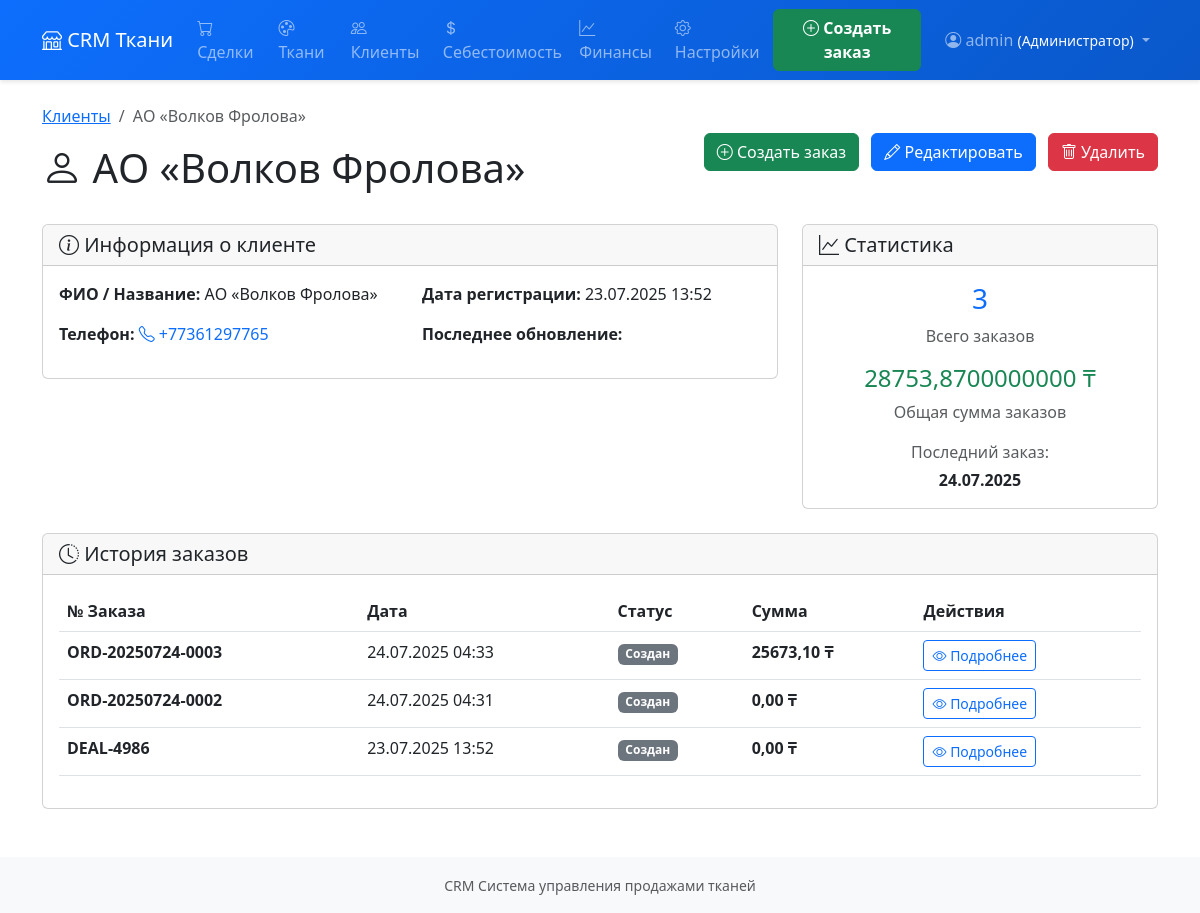
Page /clients/119/ (signed in) on the committed database.
### core/models.py (models this page shows, shortened)
class UserProfile(models.Model):
    ROLE_CHOICES = [
        ('admin', 'Администратор'),
        ('accountant', 'Бухгалтер'),
        ('warehouse', 'Складовщик')
    ]
    user = models.OneToOneField(User, on_delete=models.CASCADE, verbose_name="Пользователь")
    role = models.CharField(
        max_length=20,
        choices=ROLE_CHOICES,
        verbose_name="Роль"
    )
    class Meta:
        verbose_name = "Профиль пользователя"
        verbose_name_plural = "Профили пользователей"
    @property
    def can_manage_users(self):
        return self.role == 'admin'
    @property
    def can_view_financial_analytics(self):
        return self.role == 'admin'
    @property
    def is_warehouse_only(self):
        return self.role == 'warehouse'

### clients/models.py (models this page shows, shortened)
class Client(models.Model):
    nickname = models.CharField(
        max_length=200,
        verbose_name="Никнейм / Название компании",
        help_text="Краткое название или никнейм клиента"
    )
    full_name = models.CharField(
        max_length=255,
        blank=True,
        null=True,
        verbose_name="Полное имя / ФИО контактного лица",
        help_text="Полное имя клиента или ФИО контактного лица"
    )
    phone = models.CharField(
        max_length=20,
        verbose_name="Номер телефона",
        help_text="Контактный номер телефона"
    )
    email = models.EmailField(
        max_length=255,
        blank=True,
        null=True,
        verbose_name="Email",
        help_text="Электронная почта клиента"
    )
    address = models.CharField(
        max_length=255,
        blank=True,
        null=True,
        verbose_name="Адрес",
        help_text="Физический адрес клиента"
    )
    notes = models.TextField(
        blank=True,
        verbose_name="Примечания",
        help_text="Дополнительная информация о клиенте"
    )
    created_at = models.DateTimeField(auto_now_add=True, verbose_name="Дата создания")
    class Meta:
        verbose_name = "Клиент"
        verbose_name_plural = "Клиенты"
        ordering = ['nickname']
    @property
    def total_orders_amount(self):
        from deals.models import Deal
        total = self.deal_set.aggregate(
            total=models.Sum('total_with_vat')
        )['total']
        return total or 0

### deals/models.py (models this page shows, shortened)
class Deal(models.Model):
    STATUS_CHOICES = [
        ('created', 'Создан'),
        ("pending_payment", "Ожидание оплаты"),
        ('paid', 'Оплачен')
    ]
    deal_number = models.CharField(
        max_length=50,
        unique=True,
        verbose_name="Номер заказа",
        help_text="Автоматически генерируемый номер заказа"
    )
    client = models.ForeignKey(
        Client,
        on_delete=models.CASCADE,
        verbose_name="Клиент"
    )
    status = models.CharField(
        max_length=20,
        choices=STATUS_CHOICES,
        default='created',
        verbose_name="Статус"
    )
    total_amount = models.DecimalField(
        max_digits=12,
        decimal_places=2,
        verbose_name="Сумма без НДС (₸)",
        null=True, blank=True
    )
    total_with_vat = models.DecimalField(
        max_digits=12,
        decimal_places=2,
        verbose_name="Сумма с НДС (₸)",
        null=True, blank=True
    )
    created_at = models.DateTimeField(auto_now_add=True, verbose_name="Дата создания")
    class Meta:
        verbose_name = "Сделка"
        verbose_name_plural = "Сделки"
        ordering = ['-created_at']

### clients/views.py (the view)
# urls.py: path('<int:client_id>/', views.client_detail, name='client_detail'),
@login_required
def client_detail(request, client_id):
    client = get_object_or_404(Client, id=client_id)
    deals = client.deal_set.all().order_by('-created_at')
    context = {
        'client': client,
        'deals': deals,
    }
    return render(request, 'clients/client_detail.html', context)

### templates/clients/client_detail.html (shortened to what this page needs)
{% extends 'base.html' %}
{% block content %}
<div class="d-flex justify-content-between align-items-center mb-4">
    <div>
        <nav aria-label="breadcrumb">
            <ol class="breadcrumb">
                <li class="breadcrumb-item"><a href="{% url 'clients:client_list' %}">Клиенты</a></li>
                <li class="breadcrumb-item active">{{ client.nickname }}</li>
            </ol>
        </nav>
        <h1><i class="bi bi-person"></i> {{ client.nickname }}</h1>
    </div>
    <div>
        <a href="{% url 'deals:deal_create' %}?client={{ client.id }}" class="btn btn-success me-2">
            <i class="bi bi-plus-circle"></i> Создать заказ
        </a>
        <a href="{% url 'clients:client_edit' client.id %}" class="btn btn-primary me-2">
            <i class="bi bi-pencil"></i> Редактировать
        </a>
        {% if user.userprofile.role == 'admin' %}
            <button type="button" class="btn btn-danger"
                    onclick="deleteClient({{ client.id }}, '{{ client.nickname }}')"
                    title="Удалить клиента">
                <i class="bi bi-trash"></i> Удалить
            </button>
        {% endif %}
    </div>
</div>
<div class="row mb-4">
    <div class="col-md-8">
        <div class="card">
            <div class="card-header">
                <h5 class="mb-0"><i class="bi bi-info-circle"></i> Информация о клиенте</h5>
            </div>
            <div class="card-body">
                <div class="row">
                    <div class="col-md-6">
                        <p><strong>ФИО / Название:</strong> {{ client.nickname }}</p>
                        <p><strong>Телефон:</strong>
                            {% if client.phone %}
                                <a href="tel:{{ client.phone }}" class="text-decoration-none">
                                    <i class="bi bi-telephone"></i> {{ client.phone }}
                                </a>
                            {% else %}
                                <span class="text-muted">Не указан</span>
                            {% endif %}
                        </p>
                    </div>
                    <div class="col-md-6">
                        <p><strong>Дата регистрации:</strong> {{ client.created_at|date:"d.m.Y H:i" }}</p>
                        <p><strong>Последнее обновление:</strong> {{ client.updated_at|date:"d.m.Y H:i" }}</p>
                    </div>
                </div>
            </div>
        </div>
    </div>
    <div class="col-md-4">
        <div class="card">
            <div class="card-header">
                <h5 class="mb-0"><i class="bi bi-graph-up"></i> Статистика</h5>
            </div>
            <div class="card-body">
                <div class="text-center mb-3">
                    <h3 class="text-primary">{{ deals.count }}</h3>
                    <p class="text-muted mb-0">Всего заказов</p>
                </div>
                {% if deals %}
                    <div class="text-center mb-3">
                        <h4 class="text-success">{{ client.total_orders_amount }} ₸</h4>
                        <p class="text-muted mb-0">Общая сумма заказов</p>
                    </div>
                    <div class="text-center">
                        <p class="text-muted mb-1">Последний заказ:</p>
                        <strong>{{ deals.first.created_at|date:"d.m.Y" }}</strong>
                    </div>
                {% endif %}
            </div>
        </div>
    </div>
</div>
<div class="card">
    <div class="card-header">
        <h5 class="mb-0"><i class="bi bi-clock-history"></i> История заказов</h5>
    </div>
    <div class="card-body">
        {% if deals %}
            <div class="table-responsive">
                <table class="table table-hover">
                    <thead>
                        <tr>
                            <th>№ Заказа</th>
                            <th>Дата</th>
                            <th>Статус</th>
                            <th>Сумма</th>
                            <th>Действия</th>
                        </tr>
                    </thead>
                    <tbody>
                        {% for deal in deals %}
                            <tr>
                                <td><strong>{{ deal.deal_number }}</strong></td>
                                <td>{{ deal.created_at|date:"d.m.Y H:i" }}</td>
                                <td>
                                    {% if deal.status == 'created' %}
                                        <span class="badge bg-secondary">Создан</span>
                                    {% elif deal.status == 'pending_payment' %}
                                        <span class="badge bg-warning">Ожидание оплаты</span>
                                    {% elif deal.status == 'paid' %}
                                        <span class="badge bg-success">Оплачен</span>
                                    {% endif %}
                                </td>
                                <td><strong>{{ deal.total_amount }} ₸</strong></td>
                                <td>
                                    <a href="{% url 'deals:deal_detail' deal.id %}" class="btn btn-sm btn-outline-primary">
                                        <i class="bi bi-eye"></i> Подробнее
                                    </a>
                                </td>
                            </tr>
                        {% endfor %}
                    </tbody>
                </table>
            </div>
        {% endif %}
    </div>
</div>
{% endblock %}

### templates/base.html (shortened to what this page needs)
<!DOCTYPE html>
<html lang="ru">
<head>
    <link href="https://cdn.jsdelivr.net/npm/bootstrap@5.3.0/dist/css/bootstrap.min.css" rel="stylesheet">
    <link href="https://cdn.jsdelivr.net/npm/bootstrap-icons@1.10.0/font/bootstrap-icons.css" rel="stylesheet">
</head>
<body>
    <nav class="navbar navbar-expand-lg navbar-dark" style="background: linear-gradient(135deg, #0d6efd 0%, #0a58ca 100%); box-shadow: 0 2px 4px rgba(0,0,0,0.1);">
        <div class="container">
            <a class="navbar-brand" href="{% url 'core:home' %}">
                <i class="bi bi-shop"></i> CRM Ткани
            </a>
            {% if user.is_authenticated %}
                <div class="collapse navbar-collapse" id="navbarNav">
                    {% if not user.userprofile.is_warehouse_only %}
                        <ul class="navbar-nav me-auto">
                            <li class="nav-item">
                                <a class="nav-link" href="{% url 'deals:deal_list' %}">
                                    <i class="bi bi-cart"></i> Сделки
                                </a>
                            </li>
                            <li class="nav-item">
                                <a class="nav-link" href="{% url 'fabrics:fabric_list' %}">
                                    <i class="bi bi-palette"></i> Ткани
                                </a>
                            </li>
                            <li class="nav-item">
                                <a class="nav-link" href="{% url 'clients:client_list' %}">
                                    <i class="bi bi-people"></i> Клиенты
                                </a>
                            </li>
                            {% if user.userprofile.can_manage_users %}
                                <li class="nav-item">
                                    <a class="nav-link" href="{% url 'finances:set_fabric_cost_price' %}">
                                        <i class="bi bi-currency-dollar"></i> Себестоимость
                                    </a>
                                </li>
                            {% endif %}
                            {% if user.userprofile.can_view_financial_analytics %}
                                <li class="nav-item">
                                    <a class="nav-link" href="{% url 'finances:financial_dashboard' %}">
                                        <i class="bi bi-graph-up"></i> Финансы
                                    </a>
                                </li>
                            {% endif %}
                            {% if user.userprofile.can_manage_users %}
                                <li class="nav-item">
                                    <a class="nav-link" href="{% url 'finances:system_settings' %}">
                                        <i class="bi bi-gear"></i> Настройки
                                    </a>
                                </li>
                            {% endif %}
                        </ul>
                        <a href="{% url 'deals:deal_create' %}" class="btn btn-success me-3" style="font-weight: bold;">
                            <i class="bi bi-plus-circle"></i> Создать заказ
                        </a>
                    {% endif %}
                    <div class="navbar-nav">
                        <div class="nav-item dropdown">
                            <a class="nav-link dropdown-toggle" href="#" role="button" data-bs-toggle="dropdown">
                                <i class="bi bi-person-circle"></i> {{ user.username }}
                                <small class="text-light">({{ user.userprofile.get_role_display }})</small>
                            </a>
                        </div>
                    </div>
                </div>
            {% endif %}
        </div>
    </nav>
    <main class="container mt-4">
        {% block content %}{% endblock %}
    </main>
    <footer class="bg-light mt-5 py-3">
        <div class="container text-center">
            <small class="text-muted">CRM Система управления продажами тканей</small>
        </div>
    </footer>
</body>
</html>

### rows in the picture
Client: nickname "АО «Волков Фролова»", phone "+77361297765", created_at "23.07.2025 13:52", total_orders_amount "28753,8700000000"
Deal: first.created_at "24.07.2025", deal_number "ORD-20250724-0003", created_at "24.07.2025 04:33", status "Создан", total_amount "25673,10"
Deal: deal_number "ORD-20250724-0002", created_at "24.07.2025 04:31", status "Создан", total_amount "0,00"
Deal: deal_number "DEAL-4986", created_at "23.07.2025 13:52", status "Создан", total_amount "0,00"

### other values in the picture
{{ user.username }} "admin"
{{ user.userprofile.get_role_display }} "Администратор"
{{ deals.count }} "3"
